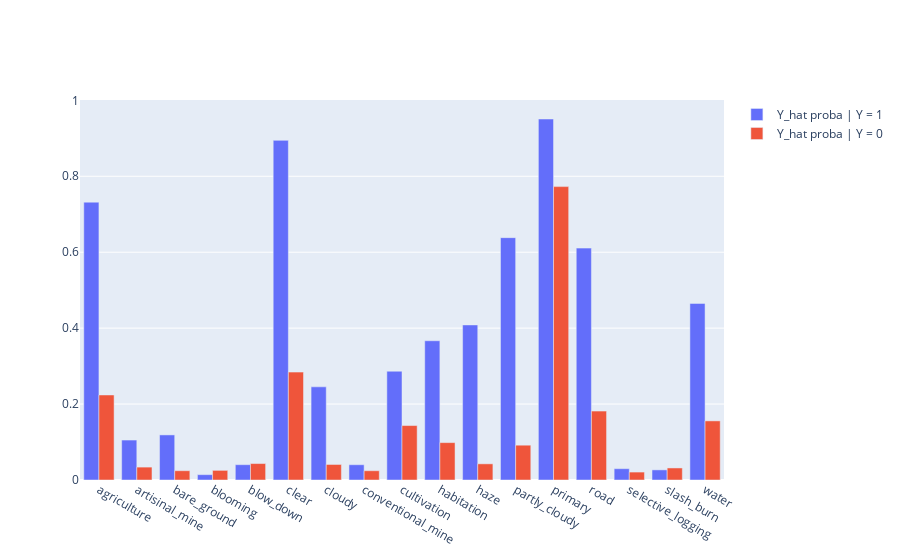

The cell this chart's notebook holds for it:
### Code cell
Y_hat_val = np.array(train_results["Y_hat_val"])
Y_val = np.array(train_results["Y_val"])

pos_probas, neg_probas = [], []
for class_, idx in encoder._cached_dict.items():
    pos_probas.append(Y_hat_val[np.where(Y_val[:, idx] != 0), idx].mean())
    neg_probas.append(Y_hat_val[np.where(Y_val[:, idx] == 0), idx].mean())
go.Figure([
    go.Bar(x=list(encoder._cached_dict), y=pos_probas, name="Y_hat proba | Y = 1"),
    go.Bar(x=list(encoder._cached_dict), y=neg_probas, name="Y_hat proba | Y = 0")
]).show()

### Figure 1 — Plotly figure (JSON) as saved in the notebook; plotly's stock layout.template omitted (floating-point values rounded to 4 significant figures)
{"data": [{"name": "Y_hat proba | Y = 1", "type": "bar", "x": ["agriculture", "artisinal_mine", "bare_ground", "blooming", "blow_down", "clear", "cloudy", "conventional_mine", "cultivation", "habitation", "haze", "partly_cloudy", "primary", "road", "selective_logging", "slash_burn", "water"], "y": [0.7319, 0.1053, 0.1188, 0.01406, 0.04036, 0.8946, 0.2454, 0.04025, 0.2865, 0.3668, 0.4085, 0.6383, 0.9509, 0.6108, 0.02979, 0.02665, 0.4651]}, {"name": "Y_hat proba | Y = 0", "type": "bar", "x": ["agriculture", "artisinal_mine", "bare_ground", "blooming", "blow_down", "clear", "cloudy", "conventional_mine", "cultivation", "habitation", "haze", "partly_cloudy", "primary", "road", "selective_logging", "slash_burn", "water"], "y": [0.224, 0.03398, 0.02448, 0.02539, 0.04333, 0.2842, 0.04091, 0.02444, 0.1434, 0.09846, 0.0426, 0.0917, 0.7728, 0.1814, 0.02089, 0.03171, 0.1557]}], "layout": {}}
